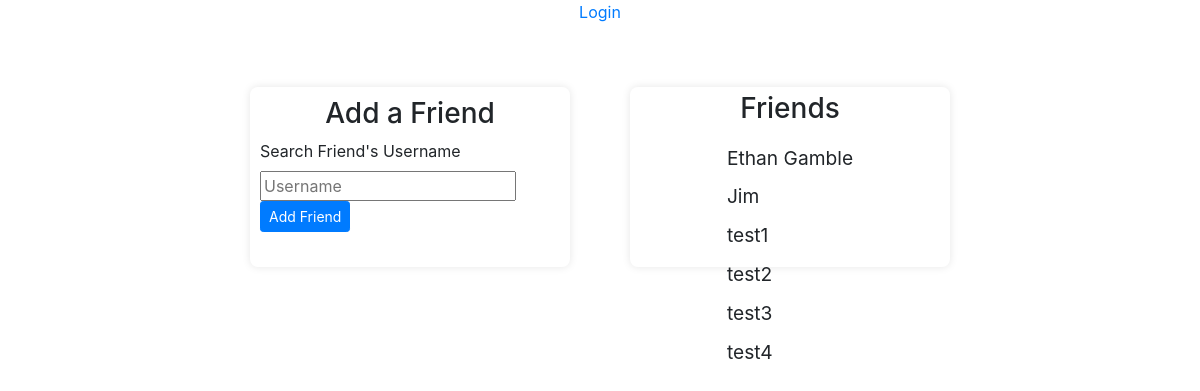
Page /friend (signed in) on the committed database.
### app.py (models this page shows)
class User(UserMixin, db.Model):
    id = db.Column(db.Integer, primary_key=True)
    fullname = db.Column(db.String(50), nullable=False)
    username = db.Column(db.String(15), nullable=False, unique=True)
    email = db.Column(db.String(50), nullable=False, unique=True)
    password = db.Column(db.String(80), nullable=False)
    friends = db.relationship('User', secondary=friends,
                              primaryjoin=(friends.c.user_id == id),
                              secondaryjoin=(friends.c.friend_id == id),
                              backref=db.backref('friend_of', lazy='dynamic'),
                              lazy='dynamic')

### app.py (the view)
@app.route('/friend', methods = ['GET'])
@login_required
def friend():
    user = current_user
    user_friends = user.friends.all()
    return render_template('friends.html', friends=user_friends)

### app.py (called while the page is built)
@login_manager.user_loader
def load_user(user_id):
    return User.query.get(int(user_id))

### friends.html (shortened to what this page needs)
<!DOCTYPE html>
<html lang="en">
<head>
    <link rel="stylesheet" href="{{ url_for('static', filename='css/friends.css') }}">
    <link rel="stylesheet" href="{{ url_for('static', filename='css/bootstrap/bootstrap.min.css') }}">
</head>
<body>
    {% extends "base.html" %}
    {% import "bootstrap/wtf.html" as wtf %}
    {% block content %}
        <div id="content">
            <div class="add">
                <div>
                    <h3>Add a Friend</h3>
                </div>
                <div id="form">
                    <form action="/addfriend" method="POST" novalidate>
                        <label for="addAccount">Search Friend's Username</label>
                        <input id="addAccount" name="addAccount" type="text" placeholder="Username">
                        <button type="submit button" class="btn btn-primary btn-sm" style="margin-bottom: 4px;">Add Friend</button>
                    </form>
                </div>
            </div>
            <div class="display">
                <h3>Friends</h3>
                <div>
                    {% for friend in friends %}
                    <div style="margin-top: 10px;" class="justify-content-center" id="{{ loop.index }}">
                        <span class="friendName" id="friend{{ loop.index }}">{{ friend.fullname }}</span>
                    </div>
                    {% endfor %}
                </div>
            </div>
        </div>
    {% endblock %}

### friends.css (style rules this page uses)
body { display: flex; justify-content: center; align-items: center; flex-direction: column; }
#content { display: flex; justify-content: center; align-items: center; flex-direction: row; }
.add { margin-top: 150px; margin: 30px; padding-top: 5px; padding: 10px; width: 320px; height: 180px; border-radius: 8px; box-shadow: 0px 0px 8px rgba(0, 0, 0, 0.1); display: flex; flex-direction: column; align-items: center; }
.display { margin-top: 150px; margin: 30px; padding-top: 5px; width: 320px; height: 180px; border-radius: 8px; box-shadow: 0px 0px 8px rgba(0, 0, 0, 0.1); display: flex; flex-direction: column; align-items: center; }
.friendName { font-size: larger; }

### rows in the picture
User: fullname "Ethan Gamble"
User: fullname "Jim"
User: fullname "test1"
User: fullname "test2"
User: fullname "test3"
User: fullname "test4"
